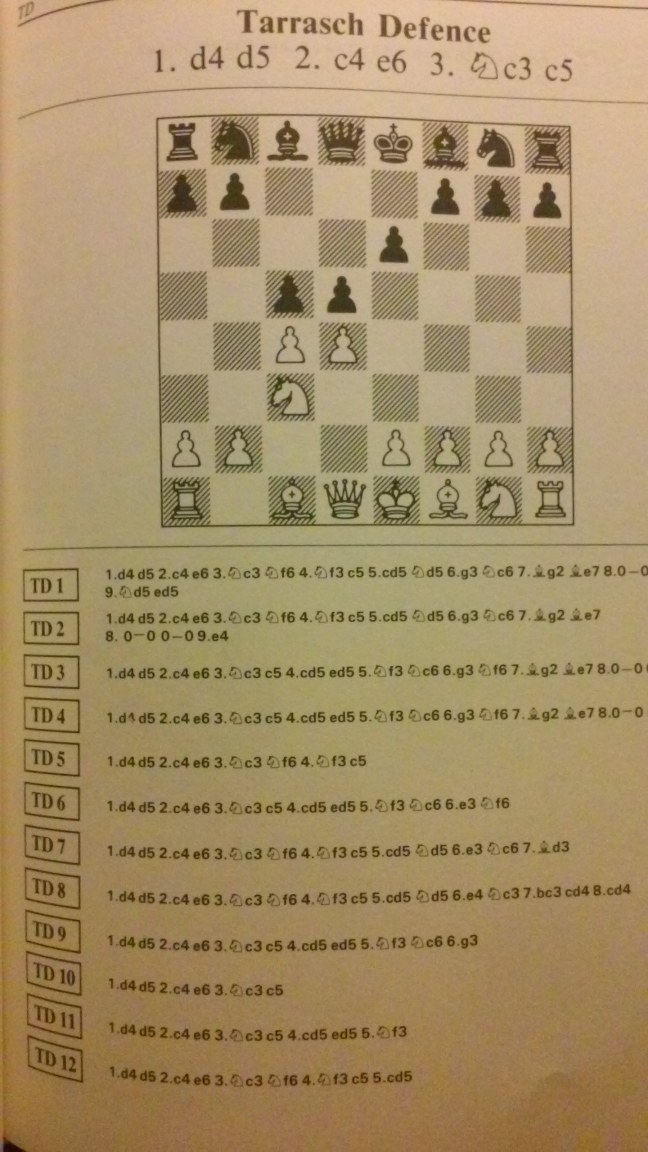
#> input picture 3.jpg, 1296 x 2304 px (shown at 1/2 size)
$ python -i chess.py   (imports and definitions only)
#> lines starting #> are read from the running program, lines starting #| are printed output that depends on the picture
from turtle import position
import cv2
import numpy as np
from yolo import YOLOSeg, YOLOObj
import argparse
import os


# [6 lines left out: function draw_points, not called in this run]


parser = argparse.ArgumentParser()
# [5 lines not run here, left out]


# [1 line that did not run here, left out]


def get_board(image):
#> called with image = '3.jpg'
    img = cv2.imread(image)
#> img is the input picture: shape (2304, 1296, 3); mean B, G, R 103.1, 143.1, 165.9
    img_gray = cv2.cvtColor(img, cv2.COLOR_BGR2GRAY)
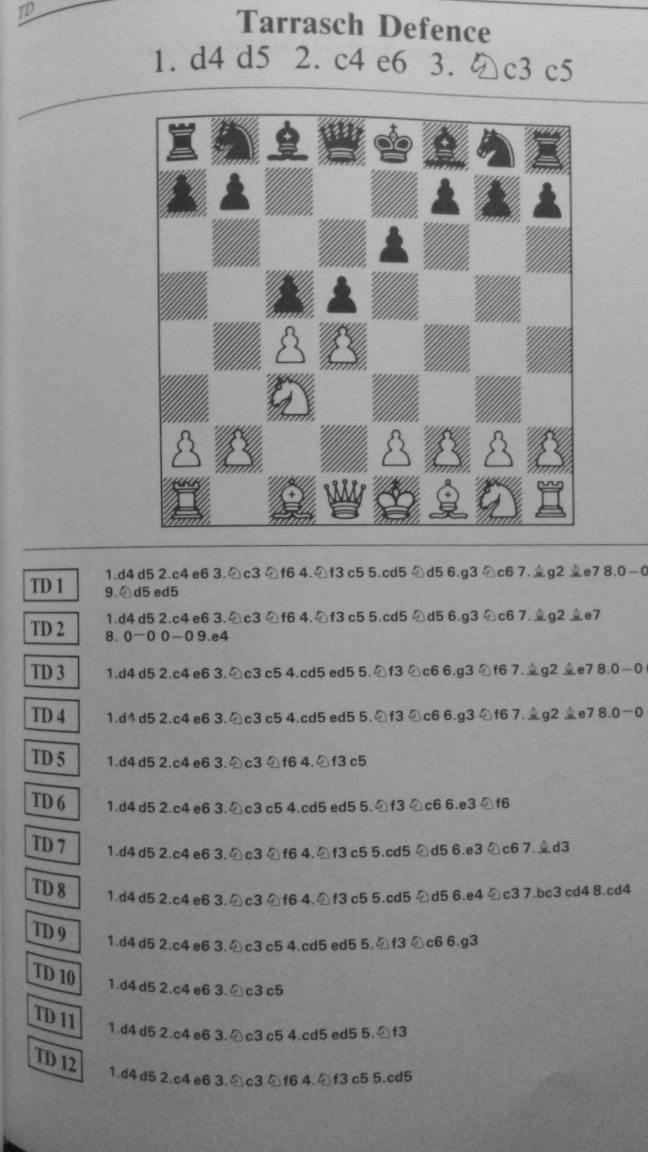
#> img_gray: shape (2304, 1296) (shown at 1/2 size); min 10, max 205, mean 145.4
#> (the run stopped early here; a loop or call above may not have finished)
